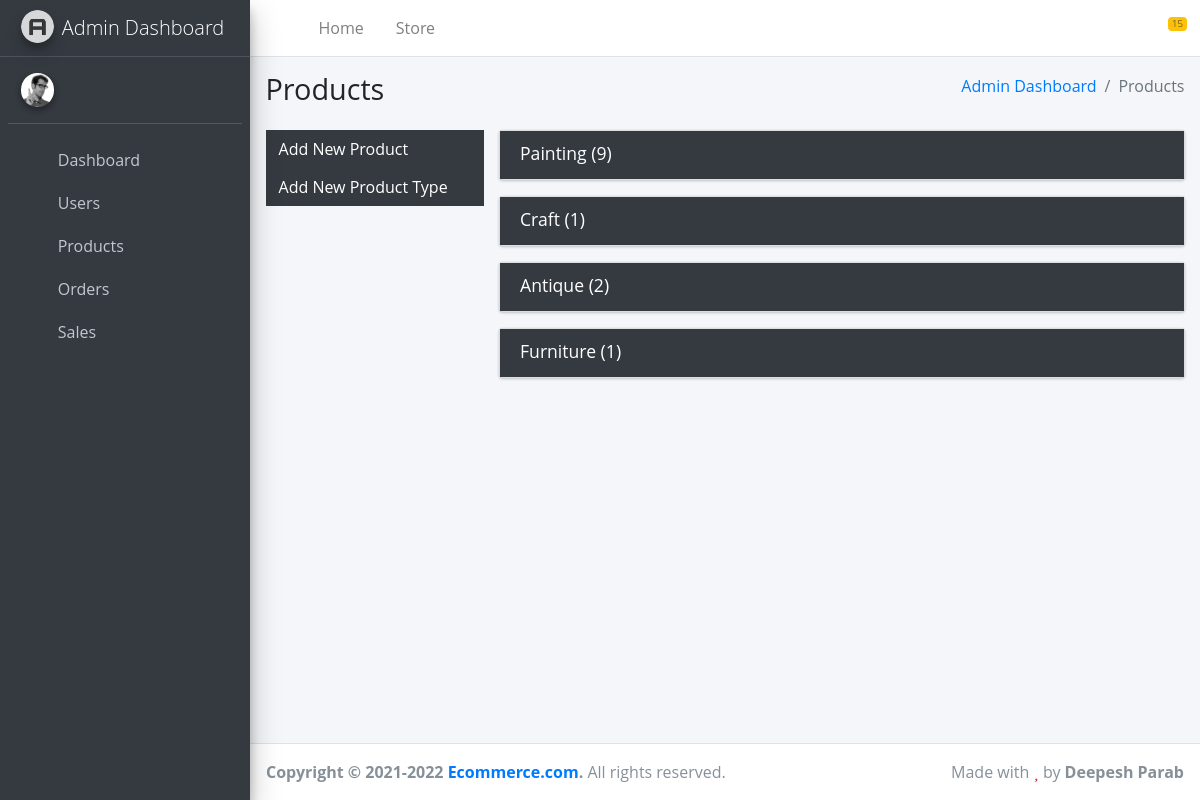
Page /admin-dashboard/products on the committed database.
### store/models.py (models this page shows, shortened)
class Product(models.Model):
    name = models.CharField(max_length=200)
    price = models.IntegerField()
    discount = models.IntegerField()
    discounted_price = models.IntegerField(null=True, blank=True)
    art_type = models.CharField(max_length=15, choices=ART_TYPE_CHOICES, default='', null=True, blank=True)
    art_category = models.CharField(max_length=50, choices=ART_CATEGORY_CHOICES, default='Others')
    description = models.CharField(max_length=500)
    original_art_by = models.CharField(max_length=20)
    artist = models.ForeignKey(User, related_name='artist', on_delete=models.CASCADE)
    sold_by = models.CharField(max_length=20)
    approved = models.BooleanField(default=False)
    wishlist = models.ManyToManyField(User, related_name='wishlist', blank=True)
    sold_quantity = models.IntegerField(default=0)
    stock_quantity = models.IntegerField(default=0)
    created_at = models.DateTimeField(auto_now_add=True)
    updated_at = models.DateTimeField(auto_now=True)
    sku = models.CharField(max_length=20, default='')

### admin_dashboard/views.py (the view, shortened to what this page needs)
# urls.py: path('products', AdminDashboardProduct.as_view(), name='admindashboardproductpage'),
class AdminDashboardProduct(View):
    def get(self, request):
        id = request.GET.get('id')
        product = []
        if id != None:
            product = Product.objects.get(id=id)
        products_type_list = []
        art_type = ProductType.objects.all()
        for type in art_type:
            products_list = Product.objects.filter(art_type=type.value)
            products_type_list.append(products_list)
        users_list = User.objects.all()
        product_type_list = ProductType.objects.all()
        product_category_list = get_product_category(product_type_list)
        context = {'products_type_list': products_type_list,
                    'product':product,
                    'users_list': users_list,
                    'product_category_list': product_category_list,
                    'product_type_list':product_type_list}
        return render(request, 'admin_dashboard_product.html', context)

### admin_dashboard/supporting_functions.py (called while the page is built)
def get_product_category(product_type_list):
    products_category_list = []
    i = 0
    for type in product_type_list:
        products_category = ProductCategory.objects.filter(type=type.id)
        products_category_list.append(products_category)
        print(products_category_list)
    return products_category_list

### store/models.py (called while the page is built)
    def __str__(self):
        return f'{self.category} in {self.type.type}'

### admin_dashboard/templates/admin_dashboard_product.html (shortened to what this page needs)
{% extends 'admin_dashboard_base.html' %}
{% load static %}
{% load mathfilters %}
{% block content %}
<div class="content-wrapper pb-2">
    <div class="content-header">
        <div class="container-fluid">
            <div class="row mb-2">
                <div class="col-sm-6">
                    <h1 class="m-0 inline">Products</h1>
                </div>
                <div class="col-sm-6">
                    <ol class="breadcrumb float-sm-right">
                        <li class="breadcrumb-item"><a href="#">Admin Dashboard</a></li>
                        <li class="breadcrumb-item active">Products</li>
                    </ol>
                </div>
            </div>
        </div>
    </div>
    <section class="content">
        <div class="container-fluid">
            <div class="row">
                <div class="col-md-3">
                    <ul type="none" class="pl-0">
                        <li class="bg-dark">
                            <a href="#" class="btn btn-dark form-control text-left" data-toggle="modal"
                                data-target="#addProductModal">Add New Product</a>
                        </li>
                        <li class="bg-dark">
                            <a href="#" class="btn btn-dark form-control text-left" data-toggle="modal"
                                data-target="#addProductTypeModal">Add New Product Type</a>
                        </li>
                    </ul>
                </div>
                <div class="col-md-9">
                    {% for products_type in products_type_list %}
                    {% if products_type|length > 0 %}
                    <div class="card card-dark">
                        <div class="card-header no-border-radius" data-card-widget="collapse" aria-expanded="true">
                            <h3 class="card-title">{{products_type.0.art_type|title}}
                                ({{products_type|length}})</h3>
                            <div class="card-tools">
                                <button type="button" class="btn btn-tool" data-card-widget="collapse"><i
                                        class="fas fa-plus"></i>
                                </button>
                            </div>
                        </div>
                    </div>
                    {% endif %}
                    {% endfor %}
                </div>
            </div>
        </div>
    </section>
</div>
{% endblock%}

### static/css/custom.css (style rules this page uses)
body { overflow-x: hidden!important; background-image: url(../images/background.jpg); font-family: 'Open Sans', sans-serif; }
.no-border-radius { border-radius: 0!important; }
.card-header { cursor: pointer; border-bottom: none; }
.card { border: 1px solid #ddd; }
.inline { display: inline!important; }

### rows in the picture
Product: art_type "Painting"
Product: art_type "Craft"
Product: art_type "Antique"
Product: art_type "Furniture"

### other values in the picture
{{ products_type|length }} "9" "1" "2" "1"
